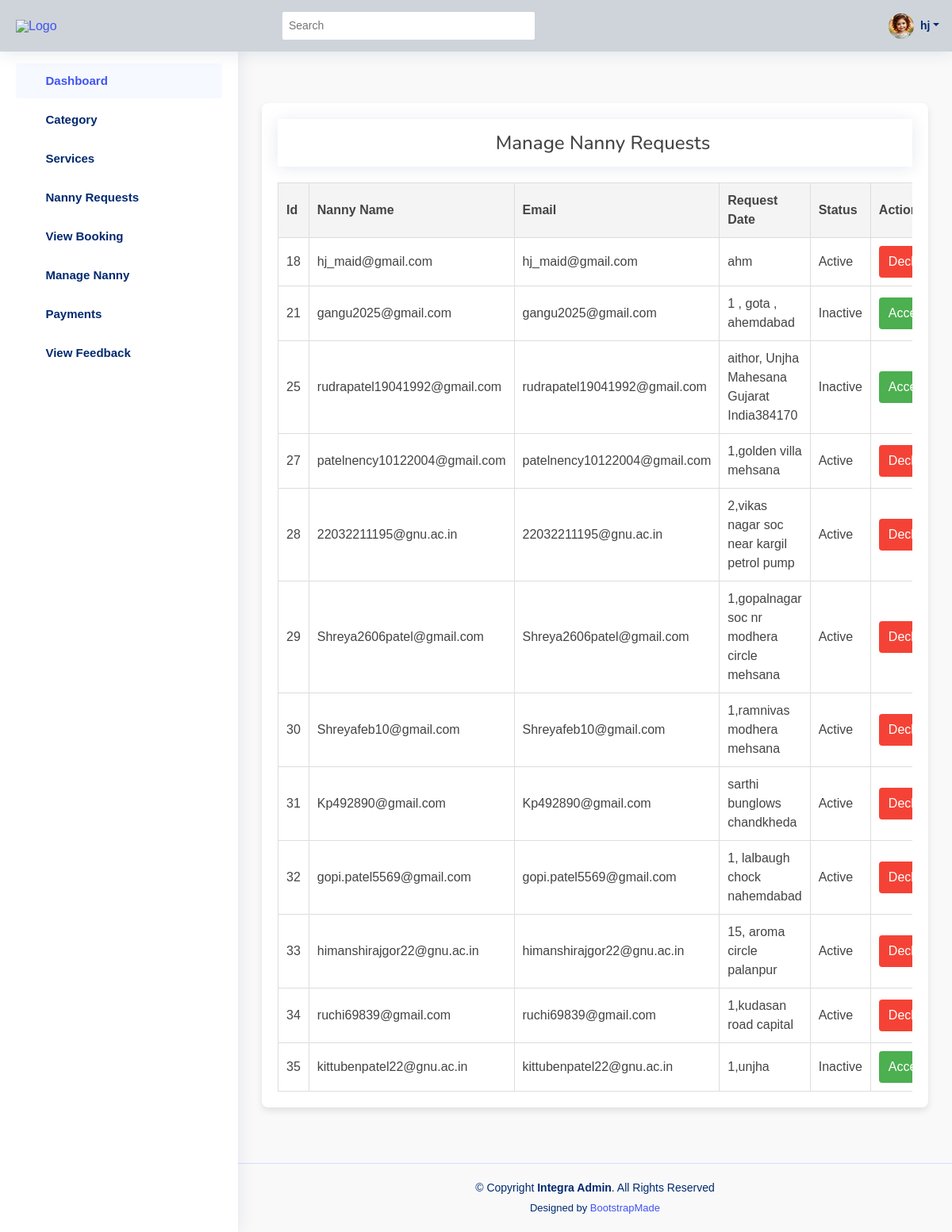
The app's page /admin_app/nanny_requests/ (signed in) with its own data.
### nm_app/models.py (models this page shows)
class User(AbstractUser):
    phone = models.IntegerField(null=True,blank=True)
    address = models.TextField(null=True,blank=True)
    role = models.CharField(max_length=255,null=True,blank=True,default="customer")
    profile =models.ImageField(null=True,blank=True)
    skills = models.TextField(null=True,blank=True)
    adhar_pan = models.ImageField(null=True,blank=True)
    certificate = models.ImageField(null=True,blank=True)
    is_verify = models.BooleanField(default=False)
    speciality = models.CharField(max_length=255,null=True,blank=True)
    expirience = models.IntegerField(null=True,blank=True)

### admin_app/views.py (the view)
# urls.py: path('nanny_requests/',views.nanny_requests,name="nanny_requests"),
@login_required(login_url='user_login')
def nanny_requests(request):
     data = models.User.objects.filter(role="maid")
     context = {'data':data}
     return render(request,'adminapp/nanny_requests.html',context=context)

### templates/adminapp/nanny_requests.html (shortened to what this page needs)
{% extends "adminapp/master.html" %}
{% load static %}
{% block content %}
<!DOCTYPE html>
<html lang="en">
<head>
</head>
<body>
    <div class="container" style="width: 100%;">
        <div class="header d-flex align-items-center justify-content-center">
            <h1>Manage Nanny Requests</h1>
        </div>
        <div class="table-responsive">
            <table>
                <thead>
                    <tr>
                        <th>Id</th>
                        <th>Nanny Name</th>
                        <th>Email</th>
                        <th>Request Date</th>
                        <th>Status</th>
                        <th>Actions</th>
                    </tr>
                </thead>
                <tbody>
                    {% for ab in data %}
                    <tr>
                        <td>{{ab.id}}</td>
                        <td>{{ab.username}}</td>
                        <td>{{ab.email}}</td>
                        <td>{{ab.address}}</td>
                        <td>{% if ab.is_active %}Active {% else %}Inactive {% endif %}</td>
                        <td>
                            <div class="action-buttons">
                                {% if not ab.is_active %}
                                <a href="{% url 'nanny_acceptview' ab.id %}">
                                    <button class="btn btn-accept">Accept</button>
                                </a>
                                {% endif %}
                                <a href="{% url 'nanny_rejectview' ab.id %}">
                                    <button class="btn btn-decline">Decline</button>
                                </a>
                            </div>
                        </td>
                    </tr>
                    {% endfor %}
                </tbody>
            </table>
        </div>
    </div>
</body>
</html>
{% endblock %}

### templates/adminapp/master.html (shortened to what this page needs)
  <!DOCTYPE html>
  <html lang="en">
  {% load static %}
  <head>
    <link href="{% static 'adminapp/assets/vendor/bootstrap/css/bootstrap.min.css' %}" rel="stylesheet">
    <link href="{% static 'adminapp/assets/vendor/bootstrap-icons/bootstrap-icons.css' %}" rel="stylesheet">
    <link href="{% static 'adminapp/assets/vendor/boxicons/css/boxicons.min.css' %}" rel="stylesheet">
    <link href="{% static 'adminapp/assets/vendor/quill/quill.snow.css' %}" rel="stylesheet">
    <link href="{% static 'adminapp/assets/vendor/quill/quill.bubble.css' %}" rel="stylesheet">
    <link href="{% static 'adminapp/assets/vendor/remixicon/remixicon.css' %}" rel="stylesheet">
    <link href="{% static 'adminapp/assets/vendor/simple-datatables/style.css' %}" rel="stylesheet">
    <link href="{% static 'adminapp/assets/css/style.css' %}" rel="stylesheet">
  </head>
  <body>
    <header id="header" class="header fixed-top d-flex align-items-center bg-dark-subtle" style="height: 65px;">
      <div class="d-flex align-items-center justify-content-between">
        <a href="{% url 'adminindexview' %}" class="logo d-flex align-items-center">
          <img src="{% static 'adminapp/assets/img/logo1.png' %}" alt="Logo">
        </a>
        <i class="bi bi-list toggle-sidebar-btn"></i>
      </div>
      <div class="search-bar">
        <form class="search-form d-flex align-items-center" method="POST" action="#">
          <input type="text" name="query" placeholder="Search" title="Enter search keyword">
          <button type="submit" title="Search"><i class="bi bi-search"></i></button>
        </form>
      </div>
      <nav class="header-nav ms-auto">
        <ul class="d-flex align-items-center">
          <li class="nav-item dropdown pe-3">
            <a class="nav-link nav-profile d-flex align-items-center pe-0" href="#" data-bs-toggle="dropdown">
              {% if request.user.profile %}
                <img src="{{ request.user.profile.url }}" alt="Profile" class="rounded-circle" width="32" height="32">
              {% else %}
                <img src="{% static 'adminapp/assets/img/default-profile.jpg' %}" alt="Default Profile" class="rounded-circle" width="32" height="32">
              {% endif %}
              <span class="d-none d-md-block dropdown-toggle ps-2">{{ request.user.first_name }}</span>
            </a>
          </li>
        </ul>
      </nav>
    </header>
    <aside id="sidebar" class="sidebar">
      <ul class="sidebar-nav" id="sidebar-nav">
        <li class="nav-item">
          <a class="nav-link " href="{% url 'adminindexview' %}">
            <i class="bi bi-grid"></i>
            <span>Dashboard</span>
          </a>
        </li>
<li class="nav-item">
  <a class="nav-link collapsed" data-bs-target="#category-nav" data-bs-toggle="collapse" href="#">
    <i class="bi bi-tags"></i><span>Category</span><i class="bi bi-chevron-down ms-auto"></i>
  </a>
</li>
<li class="nav-item">
  <a class="nav-link collapsed" data-bs-target="#services-nav" data-bs-toggle="collapse" href="#">
    <i class="bi bi-gear-wide-connected"></i><span>Services</span><i class="bi bi-chevron-down ms-auto"></i>
  </a>
</li>
<li class="nav-item">
  <a class="nav-link collapsed" href="{% url 'nanny_requests' %}">
    <i class="bi bi-people-fill"></i><span>Nanny Requests</span>
  </a>
</li>
<li class="nav-item">
  <a class="nav-link collapsed" href="{% url 'Service_Requests' %}">
    <i class="bi bi-card-checklist"></i><span>View Booking</span>
  </a>
</li>
<li class="nav-item">
  <a class="nav-link collapsed" href="{% url 'manage_nanny' %}">
    <i class="bi bi-person-badge"></i><span>Manage Nanny</span>
  </a>
</li>
<li class="nav-item">
  <a class="nav-link collapsed" data-bs-target="#payments-nav" data-bs-toggle="collapse" href="#">
    <i class="bi bi-wallet2"></i><span>Payments</span><i class="bi bi-chevron-down ms-auto"></i>
  </a>
</li>
        <li class="nav-item">
          <a class="nav-link collapsed" href="{% url 'view_feedback' %}">
            <i class="bi bi-chat-dots"></i><span>View Feedback</span>
          </a>
        </li>
      </ul>
    </aside>
    <main id="main" class="main">
      {% block content %}
      {% endblock %}
    </main>
    <footer id="footer" class="footer">
      <div class="copyright">
        &copy; Copyright <strong><span>Integra Admin</span></strong>. All Rights Reserved
      </div>
      <div class="credits">
        Designed by <a href="https://bootstrapmade.com/">BootstrapMade</a>
      </div>
    </footer>
  </body>
  </html>

### static/adminapp/assets/css/style.css (style rules this page uses)
:root { scroll-behavior: smooth; }
body { font-family: "Open Sans", sans-serif; background: #f6f9ff; color: #444444; }
a { color: #4154f1; text-decoration: none; }
h1, h2, h3, h4, h5, h6 { font-family: "Nunito", sans-serif; }
#main { margin-top: 60px; padding: 20px 30px; transition: all 0.3s; }
.logo { line-height: 1; }
@media (min-width: 1200px) { .logo { width: 280px; } }
.logo img { max-height: 26px; margin-right: 6px; }
.header { transition: all 0.5s; z-index: 997; height: 60px; box-shadow: 0px 2px 20px rgba(1, 41, 112, 0.1); background-color: #fff; padding-left: 20px; }
.header .toggle-sidebar-btn { font-size: 32px; padding-left: 10px; cursor: pointer; color: #012970; }
.header .search-bar { min-width: 360px; padding: 0 20px; }
.header .search-form { width: 100%; }
.header .search-form input { border: 0; font-size: 14px; color: #012970; border: 1px solid rgba(1, 41, 112, 0.2); padding: 7px 38px 7px 8px; border-radius: 3px; transition: 0.3s; width: 100%; }
.header .search-form button { border: 0; padding: 0; margin-left: -30px; background: none; }
.header .search-form button i { color: #012970; }
.header-nav ul { list-style: none; }
.header-nav>ul { margin: 0; padding: 0; }
.header-nav .nav-profile { color: #012970; }
.header-nav .nav-profile img { max-height: 36px; }
.header-nav .nav-profile span { font-size: 14px; font-weight: 600; }
.sidebar { position: fixed; top: 60px; left: 0; bottom: 0; width: 300px; z-index: 996; transition: all 0.3s; padding: 20px; overflow-y: auto; scrollbar-width: thin; scrollbar-color: #aab7cf transparent; box-shadow: 0px 0px 20px rgba(1, 41, 112, 0.1); background-color: #fff; }
@media (min-width: 1200px) { #main, #footer { margin-left: 300px; } }
.sidebar-nav { padding: 0; margin: 0; list-style: none; }
.sidebar-nav li { padding: 0; margin: 0; list-style: none; }
.sidebar-nav .nav-item { margin-bottom: 5px; }
.sidebar-nav .nav-link { display: flex; align-items: center; font-size: 15px; font-weight: 600; color: #4154f1; transition: 0.3; background: #f6f9ff; padding: 10px 15px; border-radius: 4px; }
.sidebar-nav .nav-link i { font-size: 16px; margin-right: 10px; color: #4154f1; }
.sidebar-nav .nav-link.collapsed { color: #012970; background: #fff; }
.sidebar-nav .nav-link.collapsed i { color: #899bbd; }
.sidebar-nav .nav-link .bi-chevron-down { margin-right: 0; transition: transform 0.2s ease-in-out; }
.footer { padding: 20px 0; font-size: 14px; transition: all 0.3s; border-top: 1px solid #cddfff; }
.footer .copyright { text-align: center; color: #012970; }
.footer .credits { padding-top: 5px; text-align: center; font-size: 13px; color: #012970; }

### templates/adminapp/master.html (style rules this page uses)
.logo img { max-height: 70px; margin-right: 6px; }

### templates/adminapp/nanny_requests.html (style rules this page uses)
body { font-family: Arial, sans-serif; margin: 0; padding: 0; background-color: #f9f9f9; }
.container { margin: 50px auto; padding: 20px; background: #fff; border-radius: 8px; box-shadow: 0 4px 8px rgba(0, 0, 0, 0.1); }
.header { text-align: center; margin-bottom: 20px; }
.header h1 { font-size: 24px; margin: 0; }
table { width: 100%; border-collapse: collapse; }
table th, table td { border: 1px solid #ddd; padding: 10px; text-align: left; }
table th { background-color: #f4f4f4; }
.action-buttons { display: flex; gap: 10px; }
.btn { padding: 8px 12px; border: none; border-radius: 4px; cursor: pointer; }
.btn-accept { background-color: #4CAF50; color: white; }
.btn-decline { background-color: #f44336; color: white; }

### records on screen
User: user.profile (picture), user.first_name "hj", id "18", username "hj_maid@gmail.com", email "hj_maid@gmail.com", address "ahm", is_active "Active"
User: id "21", username "gangu2025@gmail.com", email "gangu2025@gmail.com", address "1 , gota , ahemdabad", is_active "Inactive"
User: id "25", username "rudrapatel19041992@gmail.com", email "rudrapatel19041992@gmail.com", address "aithor, Unjha Mahesana Gujarat India384170", is_active "Inactive"
User: id "27", username "patelnency10122004@gmail.com", email "patelnency10122004@gmail.com", address "1,golden villa mehsana", is_active "Active"
User: id "28", username "22032211195@gnu.ac.in", email "22032211195@gnu.ac.in", address "2,vikas nagar soc near kargil petrol pump", is_active "Active"
User: id "29", username "Shreya2606patel@gmail.com", email "Shreya2606patel@gmail.com", address "1,gopalnagar soc nr modhera circle mehsana", is_active "Active"
User: id "30", username "Shreyafeb10@gmail.com", email "Shreyafeb10@gmail.com", address "1,ramnivas modhera mehsana", is_active "Active"
User: id "31", username "Kp492890@gmail.com", email "Kp492890@gmail.com", address "sarthi bunglows chandkheda", is_active "Active"
User: id "32", username "gopi.patel5569@gmail.com", email "gopi.patel5569@gmail.com", address "1, lalbaugh chock nahemdabad", is_active "Active"
User: id "33", username "himanshirajgor22@gnu.ac.in", email "himanshirajgor22@gnu.ac.in", address "15, aroma circle palanpur", is_active "Active"
User: id "34", username "ruchi69839@gmail.com", email "ruchi69839@gmail.com", address "1,kudasan road capital", is_active "Active"
User: id "35", username "kittubenpatel22@gnu.ac.in", email "kittubenpatel22@gnu.ac.in", address "1,unjha", is_active "Inactive"
